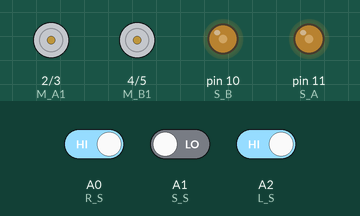
Simulated run of this sketch. Board: Arduino Uno, built with avr-gcc and run on an emulated ATmega328P. Parts: motor-driver pin pairs drawn as motors (green arrow = first pin HIGH = forward, orange = second pin HIGH = backward, longer = more drive), output pins drawn as LEDs (lit = HIGH). Inputs (shaded band) come from the test bench; at power-on: A0 (R_S) HIGH, A2 (L_S) HIGH, A1 (S_S) LOW.

Above: at 1.4 s.
1.5 s: A0 (R_S) driven LOW
At 2.1 s:
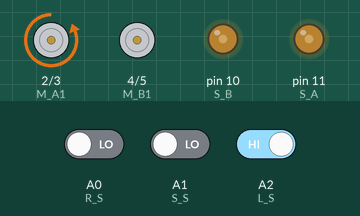
3.0 s: A0 (R_S) driven HIGH and A2 (L_S) driven LOW
At 4.2 s:
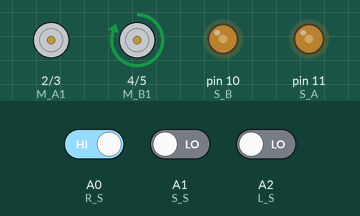
4.5 s: A0 (R_S) driven LOW and A1 (S_S) driven HIGH
At 5.6 s:
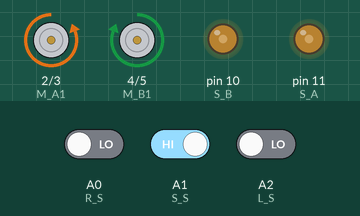
6.0 s: A0 (R_S) driven HIGH
At 6.7 s:
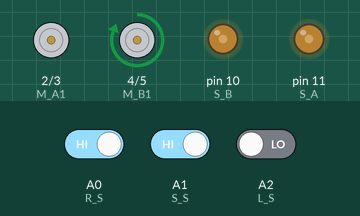
7.5 s: A2 (L_S) driven HIGH
At 7.9 s:
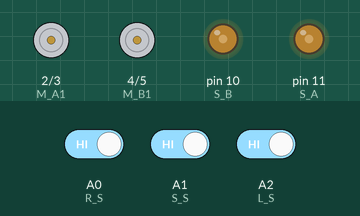
Timing chart, 0 to 10.0 s (numbered marks = the images above; inputs shaded):
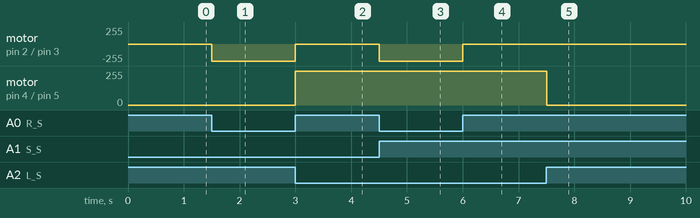

Measured:
- after the input at 1.5 s, motor on pin 2 (M_A1) / pin 3 (M_A2): stopped → backward 255/255 at once
- after the input at 3.0 s, motor on pin 2 (M_A1) / pin 3 (M_A2): backward 255/255 → stopped at once; motor on pin 4 (M_B1) / pin 5 (M_B2): stopped → forward 255/255 at once
- after the input at 4.5 s, motor on pin 2 (M_A1) / pin 3 (M_A2): stopped → backward 255/255 at once
- after the input at 6.0 s, motor on pin 2 (M_A1) / pin 3 (M_A2): backward 255/255 → stopped at once
- after the input at 7.5 s, motor on pin 4 (M_B1) / pin 5 (M_B2): forward 255/255 → stopped at once

The sketch:

line_follower_robot.ino
```cpp
int S_A = 11;  //speed motor a
int M_A1 = 2;  //motor a = +
int M_A2 = 3;  //motor a = -
int M_B1 = 4;  //motor b = -
int M_B2 = 5;  //motor b = +
int S_B = 10;  //speed motor b

int R_S = A0;  //sincer R
int S_S = A1;  //sincer S
int L_S = A2;  //sincer L

void setup() {
  Serial.begin(9600);
  pinMode(M_B1, OUTPUT);
  pinMode(M_B2, OUTPUT);
  pinMode(M_A1, OUTPUT);
  pinMode(M_A2, OUTPUT);
  pinMode(S_B, OUTPUT);
  pinMode(S_A, OUTPUT);

  pinMode(L_S, INPUT);
  pinMode(S_S, INPUT);
  pinMode(R_S, INPUT);

  analogWrite(S_A, 100);
  analogWrite(S_B, 100);
  delay(200);
}
void loop() {


  if ((digitalRead(L_S) == 0) && (digitalRead(S_S) == 1) && (digitalRead(R_S) == 0)) {
    forword();
  }

  if ((digitalRead(L_S) == 1) && (digitalRead(S_S) == 1) && (digitalRead(R_S) == 0)) {
    turnLeft();
  }
  if ((digitalRead(L_S) == 1) && (digitalRead(S_S) == 0) && (digitalRead(R_S) == 0)) {
    turnLeft();
  }

  if ((digitalRead(L_S) == 0) && (digitalRead(S_S) == 1) && (digitalRead(R_S) == 1)) {
    turnRight();
  }
  if ((digitalRead(L_S) == 0) && (digitalRead(S_S) == 0) && (digitalRead(R_S) == 1)) {
    turnRight();
  }

  if ((digitalRead(L_S) == 1) && (digitalRead(S_S) == 1) && (digitalRead(R_S) == 1)) {
    Stop();
  }
}

void forword() {
  digitalWrite(M_A1, LOW);
  digitalWrite(M_A2, HIGH);
  digitalWrite(M_B1, HIGH);
  digitalWrite(M_B2, LOW);
}


void turnRight() {
  digitalWrite(M_A1, LOW);
  digitalWrite(M_A2, LOW);
  digitalWrite(M_B1, HIGH);
  digitalWrite(M_B2, LOW);
}

void turnLeft() {
  digitalWrite(M_A1, LOW);
  digitalWrite(M_A2, HIGH);
  digitalWrite(M_B1, LOW);
  digitalWrite(M_B2, LOW);
}

void Stop() {
  digitalWrite(M_A1, LOW);
  digitalWrite(M_A2, LOW);
  digitalWrite(M_B1, LOW);
  digitalWrite(M_B2, LOW);
}
```
